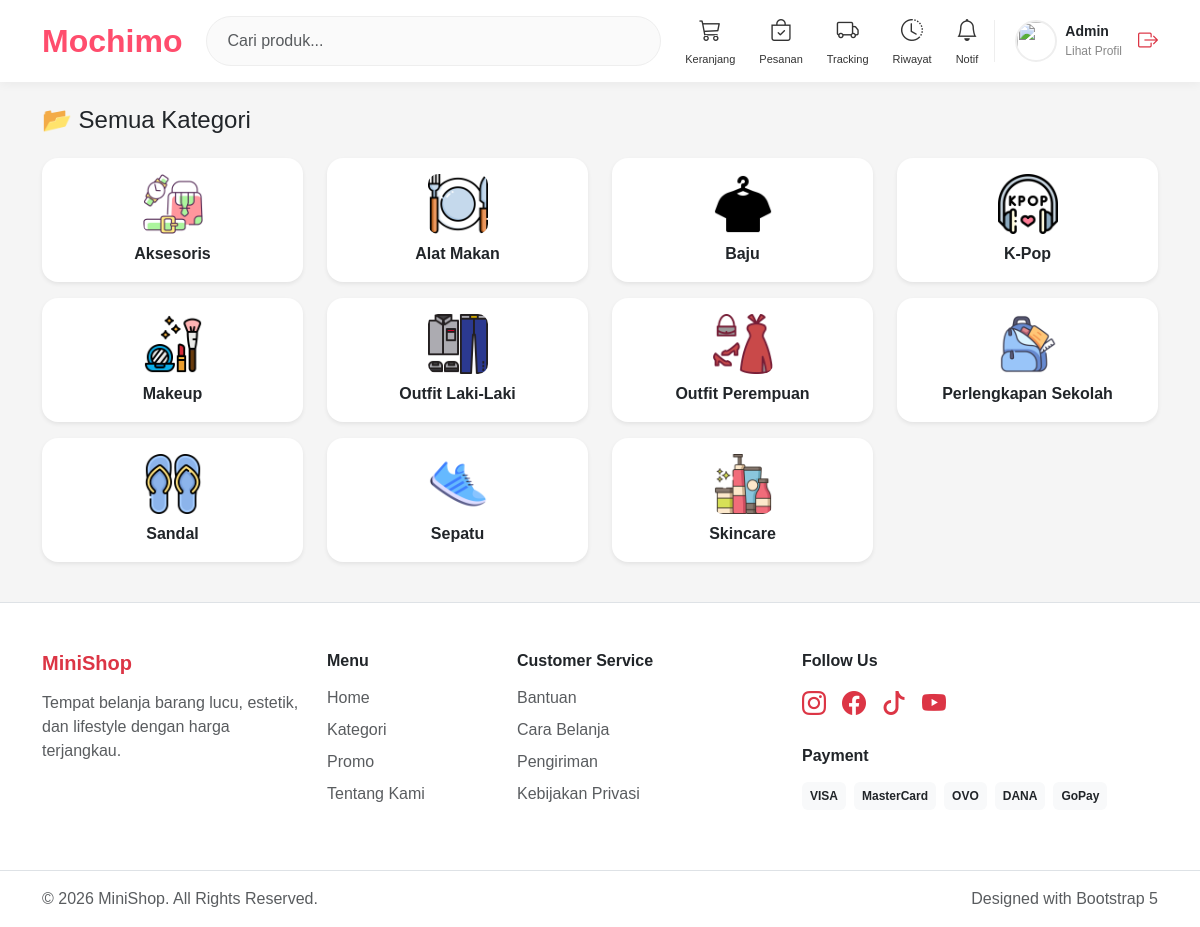
The page /customer/semua_kategori.php (signed in) on the database its author committed.
### tables this page shows
CREATE TABLE `users` (
  `id_user` int NOT NULL,
  `nama` varchar(100) NOT NULL,
  `email` varchar(100) NOT NULL,
  `password` varchar(255) NOT NULL,
  `no_hp` varchar(20) DEFAULT NULL,
  `alamat` text,
  `foto` varchar(255) DEFAULT NULL,
  `role` enum('admin','customer') DEFAULT 'customer',
  `created_at` timestamp NOT NULL DEFAULT CURRENT_TIMESTAMP,
  `gender` varchar(10) DEFAULT NULL
);

CREATE TABLE `kategori` (
  `id_kategori` int NOT NULL,
  `nama_kategori` varchar(100) NOT NULL,
  `gambar` varchar(255) DEFAULT NULL,
  `created_at` timestamp NOT NULL DEFAULT CURRENT_TIMESTAMP,
  `ikon` varchar(255) DEFAULT NULL
);

### customer/semua_kategori.php (the view, shortened to what this page needs)
<?php
include '../config/koneksi.php';
include '../template/header.php';
include '../template/navbar_customer.php';
$kategori_list = mysqli_query($conn, "SELECT * FROM kategori ORDER BY nama_kategori ASC");
?>
<div class="container py-4">
    <h4 class="mb-4">📂 Semua Kategori</h4>
    <div class="row text-center">
        <?php while($k = mysqli_fetch_assoc($kategori_list)) { ?>
        <div class="col-6 col-md-3 mb-3">
            <a href="dashboard.php?kategori=<?= urlencode($k['nama_kategori']); ?>" style="text-decoration:none;">
                <div class="p-3 bg-white rounded-4 shadow-sm" style="transition: 0.3s;">
                    <img src="../admin/upload/<?= $k['ikon']; ?>"
                         alt="<?= $k['nama_kategori']; ?>"
                         style="width: 60px; height: 60px; object-fit: cover; border-radius: 10px;">
                    <div class="mt-2 fw-semibold text-dark">
                        <?= $k['nama_kategori']; ?>
                    </div>
                </div>
            </a>
        </div>
        <?php } ?>
    </div>
</div>
<?php include '../template/footer.php'; ?>

### template/navbar_customer.php (shortened to what this page needs)
<?php
include "../config/koneksi.php";
$id_user = $_SESSION['id_user'] ?? 0;
$queryUser = mysqli_query($conn,"
SELECT * FROM users
WHERE id_user='$id_user'
");
$user = mysqli_fetch_assoc($queryUser ?? []);
$fotoProfile = (!empty($user['foto']))
    ? "../assets/profile/" . $user['foto']
    : "../assets/img/user.png";
?>
<nav class="navbar navbar-expand-lg navbar-light navbar-custom sticky-top">
<div class="container d-flex align-items-center">
    <a href="../customer/dashboard.php" class="logo-text me-4">
        Mochimo
    </a>
    <form class="d-flex flex-grow-1 me-4 search-wrapper"
          method="GET"
          action="../customer/dashboard.php">
        <input type="search"
               name="cari"
               class="form-control search-input"
               placeholder="Cari produk..."
               autocomplete="off">
    </form>
    <div class="menu-wrapper me-3">
        <a href="../customer/cart.php" class="menu-icon">
            <i class="bi bi-cart3"></i>
            <small>Keranjang</small>
        </a>
        <a href="../customer/pesanan.php" class="menu-icon">
            <i class="bi bi-bag-check"></i>
            <small>Pesanan</small>
        </a>
        <a href="../customer/tracking_pesanan.php" class="menu-icon">
            <i class="bi bi-truck"></i>
            <small>Tracking</small>
        </a>
        <a href="../customer/riwayat.php" class="menu-icon">
            <i class="bi bi-clock-history"></i>
            <small>Riwayat</small>
        </a>
        <a href="../customer/notifikasi.php" class="menu-icon">
            <i class="bi bi-bell"></i>
            <small>Notif</small>
        </a>
    </div>
    <div class="d-flex align-items-center profile-navbar">
        <a href="../customer/profil.php"
           class="d-flex align-items-center text-decoration-none text-dark gap-2">
            <img src="<?= $fotoProfile; ?>" class="profile-img">
            <div>
                <div class="profile-name">
                    <?= isset($user['nama']) ? $user['nama'] : 'Customer'; ?>
                </div>
                <div class="profile-text">
                    Lihat Profil
                </div>
            </div>
        </a>
        <a href="../auth/logout.php" class="text-danger ms-3">
            <i class="bi bi-box-arrow-right fs-5"></i>
        </a>
    </div>
</div>
</nav>

### assets/css/style.css (style rules this page uses)
body { background:#f5f5f5; font-family:Arial,sans-serif; }

### template/navbar_customer.php (style rules this page uses)
.navbar-custom { background:white; box-shadow:0 2px 10px rgba(0,0,0,0.05); padding:14px 0; z-index:999; }
.logo-text { font-weight:800; font-size:32px; color:#ff4d6d !important; text-decoration:none; }
.search-input { border-radius:50px; padding:12px 20px; border:1px solid #eee; background:#fafafa; }
.menu-wrapper { display:flex; align-items:center; gap:24px; }
.menu-icon { color:#333; position:relative; transition:0.2s; display:flex; flex-direction:column; align-items:center; text-decoration:none; }
.menu-icon i { font-size:22px; }
.menu-icon small { font-size:11px; margin-top:4px; font-weight:500; }
.profile-navbar { padding-left:20px; border-left:1px solid #eee; }
.profile-img { width:42px; height:42px; border-radius:50%; object-fit:cover; border:2px solid #eee; }
.profile-name { font-size:14px; font-weight:700; margin-bottom:0; }
.profile-text { font-size:12px; color:#888; }

### rows shown on the page
users: nama "Admin"
kategori: ikon (picture), nama_kategori "Aksesoris"
kategori: ikon (picture), nama_kategori "Alat Makan"
kategori: ikon (picture), nama_kategori "Baju"
kategori: ikon (picture), nama_kategori "K-Pop"
kategori: ikon (picture), nama_kategori "Makeup"
kategori: ikon (picture), nama_kategori "Outfit Laki-Laki"
kategori: ikon (picture), nama_kategori "Outfit Perempuan"
kategori: ikon (picture), nama_kategori "Perlengkapan Sekolah"
kategori: ikon (picture), nama_kategori "Sandal"
kategori: ikon (picture), nama_kategori "Sepatu"
kategori: ikon (picture), nama_kategori "Skincare"
